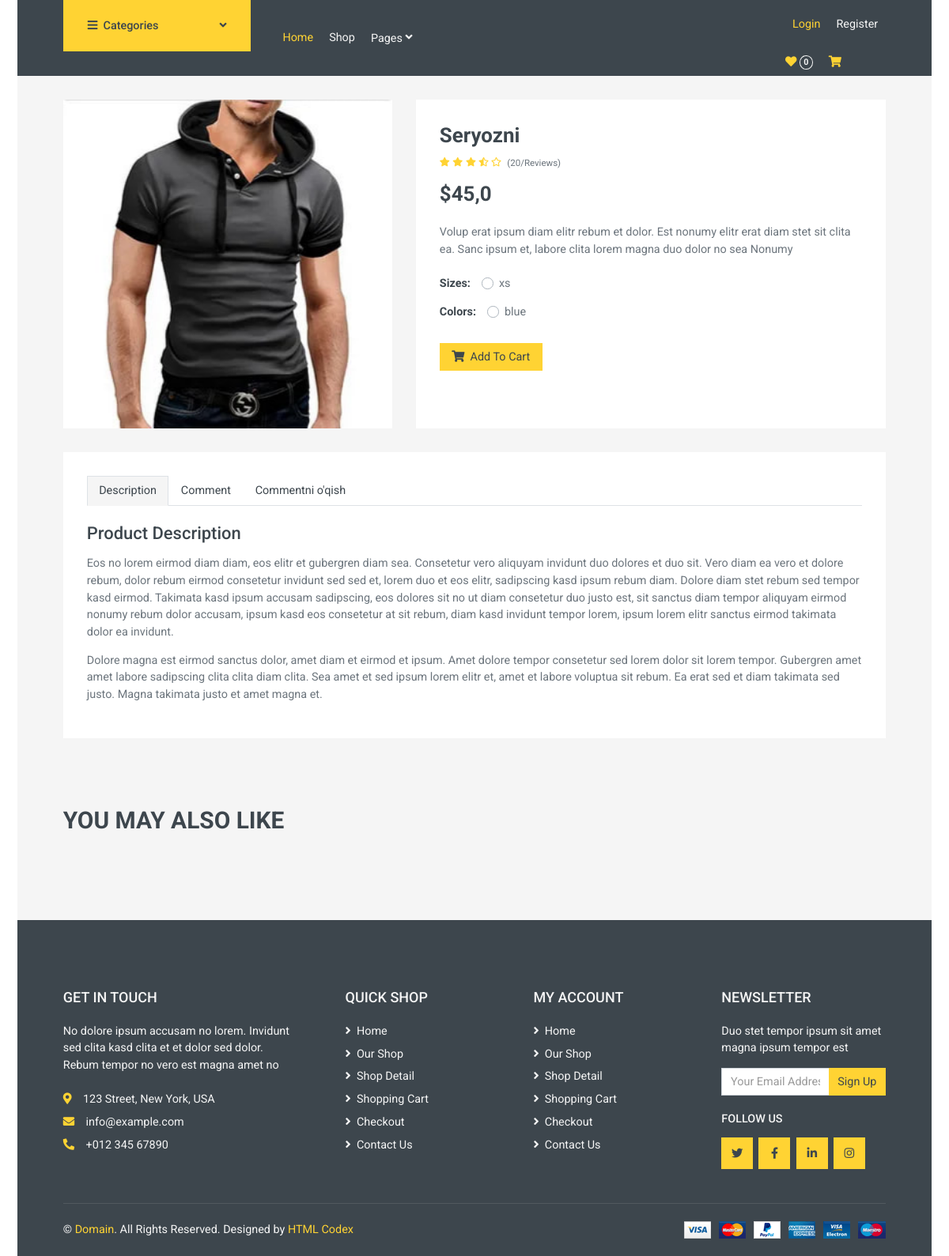
The page /detail/2/ on the database its author committed.
### blog/models.py (models this page shows, shortened)
class Product(models.Model):
    category = models.ForeignKey(Category, on_delete=models.CASCADE, verbose_name='Kategoriya')
    name = models.CharField(max_length=255, verbose_name="Nomi")
    content = models.TextField(blank=True, null=True, verbose_name='Izohi')
    photo = models.ImageField(upload_to='product/', verbose_name='Rasmi')
    price = models.FloatField(verbose_name='Narxi')
    discount = models.FloatField(verbose_name='Chegirma')
    color = models.CharField(max_length=150, null=True, blank=True, verbose_name='Rangi')
    quantity = models.IntegerField(default=0)
    filter_size = models.CharField(max_length=3, choices=FILTER_SIZE, null=True)
    slug = models.SlugField(null=True, blank=True, verbose_name='Slug')
    class Meta():
        ordering = ['-pk']

### blog/views.py (the view)
# urls.py: path('detail/<int:pk>/', DetailProduct.as_view(), name='detail'),
class DetailProduct(DetailView):
    model = Product
    context_object_name = 'product'
    template_name = 'blog/detail.html'
    def get_context_data(self, **kwargs):
        context = super().get_context_data(**kwargs)
        if self.request.user.is_authenticated:
            product = self.get_object()
            rating = Rating.objects.filter(product=product, user=self.request.user).first()
            context['user_rating'] = rating.rating if rating else 0
        return context

### blog/templates/blog/detail.html (shortened to what this page needs)
{% extends 'base.html' %}
{% load static %}
{% block main %}
    <div class="container-fluid pb-5">
        <div class="row px-xl-5">
            <div class="col-lg-5 mb-30">
                <div id="product-carousel" class="carousel slide" data-ride="carousel">
                    <div class="carousel-inner bg-light">
                        <div class="carousel-item active">
                            <img class="w-100 h-100" src="{{ product.photo.url }}" alt="Image">
                        </div>
                    </div>
                </div>
            </div>
            <div class="col-lg-7 h-auto mb-30">
                <div class="h-100 bg-light p-30">
                    <h3>{{ product.name }}</h3>
                    <div class="d-flex mb-3">
                        <div class="text-primary mr-2">
                            <small class="fas fa-star"></small>
                            <small class="fas fa-star"></small>
                            <small class="fas fa-star"></small>
                            <small class="fas fa-star-half-alt"></small>
                            <small class="far fa-star"></small>
                        </div>
                        <small class="pt-1">({{ product.quantity }}/Reviews)</small>
                    </div>
                    <h3 class="font-weight-semi-bold mb-4">${{ product.price }}</h3>
                    <p class="mb-4">Volup erat ipsum diam elitr rebum et dolor. Est nonumy elitr erat diam stet sit
                        clita ea. Sanc ipsum et, labore clita lorem magna duo dolor no sea
                        Nonumy</p>
                    <div class="d-flex mb-3">
                        <strong class="text-dark mr-3">Sizes:</strong>
                        <form>
                            <div class="custom-control custom-radio custom-control-inline">
                                <label class="custom-control-label" for="size-1">{{ product.filter_size }}</label>
                            </div>
                        </form>
                    </div>
                    <div class="d-flex mb-4">
                        <strong class="text-dark mr-3">Colors:</strong>
                        <form>
                            <div class="custom-control custom-radio custom-control-inline">
                                <label class="custom-control-label" for="color-1">{{ product.color }}</label>
                            </div>
                        </form>
                    </div>
                    <div class="d-flex align-items-center mb-4 pt-2">
                        <a href="{% url 'to_cart' product.id 'add' %}"><button class="btn btn-primary px-3"><i class="fa fa-shopping-cart mr-1"></i> Add To
                            Cart</button></a>
                    </div>
                </div>
            </div>
        </div>
        <div class="row px-xl-5">
            <div class="col">
                <div class="bg-light p-30">
                    <div class="nav nav-tabs mb-4">
                        <a class="nav-item nav-link text-dark active" data-toggle="tab" href="#tab-pane-1">Description</a>
                        <a class="nav-item nav-link text-dark" data-toggle="tab" href="#tab-pane-2">Comment</a>
                        <a class="nav-item nav-link text-dark" data-toggle="tab" href="#tab-pane-3">Commentni o'qish</a>
                    </div>
                    <div class="tab-content">
                        <div class="tab-pane fade show active" id="tab-pane-1">
                            <h4 class="mb-3">Product Description</h4>
                            <p>Eos no lorem eirmod diam diam, eos elitr et gubergren diam sea. Consetetur vero aliquyam invidunt duo dolores et duo sit. Vero diam ea vero et dolore rebum, dolor rebum eirmod consetetur invidunt sed sed et, lorem duo et eos elitr, sadipscing kasd ipsum rebum diam. Dolore diam stet rebum sed tempor kasd eirmod. Takimata kasd ipsum accusam sadipscing, eos dolores sit no ut diam consetetur duo justo est, sit sanctus diam tempor aliquyam eirmod nonumy rebum dolor accusam, ipsum kasd eos consetetur at sit rebum, diam kasd invidunt tempor lorem, ipsum lorem elitr sanctus eirmod takimata dolor ea invidunt.</p>
                            <p>Dolore magna est eirmod sanctus dolor, amet diam et eirmod et ipsum. Amet dolore tempor consetetur sed lorem dolor sit lorem tempor. Gubergren amet amet labore sadipscing clita clita diam clita. Sea amet et sed ipsum lorem elitr et, amet et labore voluptua sit rebum. Ea erat sed et diam takimata sed justo. Magna takimata justo et amet magna et.</p>
                        </div>
                    </div>
                </div>
            </div>
        </div>
    </div>
    <div class="container-fluid py-5">
        <h2 class="section-title position-relative text-uppercase mx-xl-5 mb-4"><span class="bg-secondary pr-3">You May Also Like</span></h2>
    </div>
{% endblock main %}

### rows shown on the page
Product: photo (picture), name "Seryozni", quantity "20", price "45,0", filter_size "xs", color "blue"
